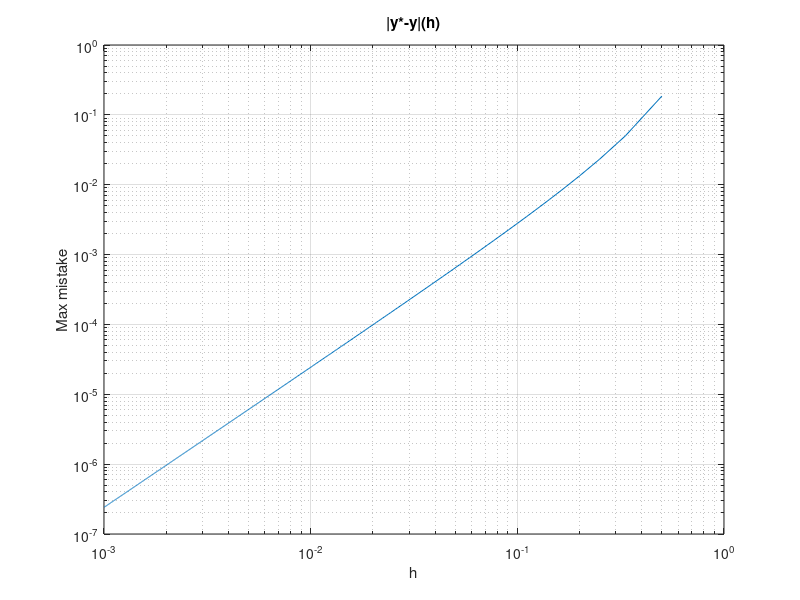
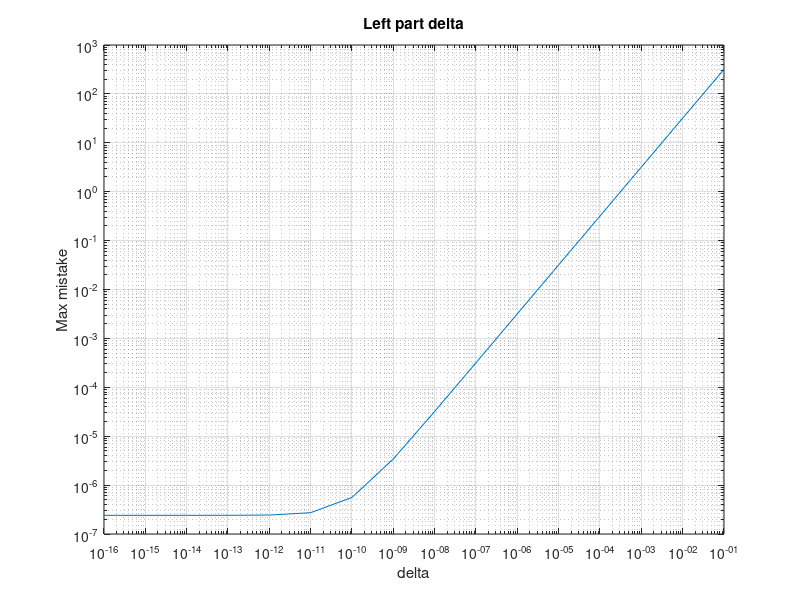
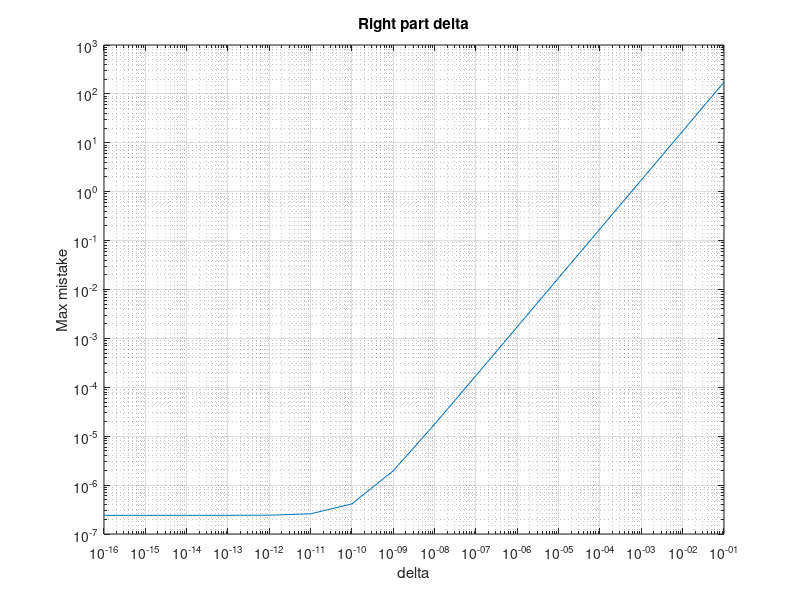

Source code (MATLAB) for these figures, in order:
A = load('output1.txt');
h = A(:, 1);
mstk = A(:, 2);
loglog(h, mstk)
grid on
xlabel('h')
ylabel('Max mistake')
title('|y*-y|(h)')

figure
A = load('output2.txt');
delta = A(:, 1);
mstk = A(:, 2);
loglog(delta, mstk)
grid on
xlabel('delta')
ylabel('Max mistake')
title('Left part delta')

figure
A = load('output3.txt');
delta = A(:, 1);
mstk = A(:, 2);
loglog(delta, mstk)
grid on
xlabel('delta')
ylabel('Max mistake')
title('Right part delta')